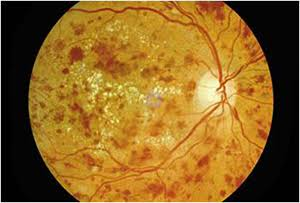
#> input picture data/real_retinal_images/confirmed_grade4_proliferative.jpg, 300 x 203 px; its folder holds only this picture in this run
$ python -i focus.py   (imports and definitions only)   (older library calls are emulated)
#> lines starting #> are read from the running program, lines starting #| are printed output that depends on the picture; after the words box and inside, x2 and y2 are one past the last pixel; in counts of white or black regions, pixels touching at a corner belong together
### image_quality/io.py
"""Image loading and preprocessing utilities for retinal fundus images."""

from pathlib import Path
from typing import Dict, Tuple, Union, Any, Optional
import numpy as np
from PIL import Image

try:
    import cv2
except ImportError:
    cv2 = None


def is_opencv_available() -> bool:
    """Check if OpenCV (cv2) is installed and available."""
    return cv2 is not None


def load_raw_image(image_path: Union[str, Path]) -> np.ndarray:
    """Load a retinal fundus image from disk as an RGB uint8 NumPy array.

    Uses OpenCV if available, falling back to PIL.

    Args:
        image_path: Path to the image file.

    Returns:
        np.ndarray: Loaded image in RGB format with shape (H, W, 3) and dtype uint8.

    Raises:
        FileNotFoundError: If the file does not exist.
        ValueError: If image file cannot be read or decoded.
    """
    path = Path(image_path)
    if not path.is_file():
        raise FileNotFoundError(f"Image not found at: {path}")

    # Primary path: OpenCV
    if cv2 is not None:
        bgr = cv2.imread(str(path))
#> bgr is the input picture: shape (203, 300, 3); mean B, G, R 34.9, 101, 141.1
        if bgr is not None:
            return cv2.cvtColor(bgr, cv2.COLOR_BGR2RGB)

    # Fallback / PIL path
    try:
        with Image.open(path) as pil_img:
            return np.array(pil_img.convert("RGB"), dtype=np.uint8)
    except Exception as exc:
        raise ValueError(f"Cannot read/decode image: {path}") from exc


def crop_black_borders(image: np.ndarray, tol: int = 10) -> np.ndarray:
    """Crop uninformative black background borders around the retinal fundus circle.

    Replicates the border-cropping logic from the Diabetic Retinopathy classifier pipeline.

    Args:
        image: RGB image array.
        tol: Threshold intensity below which pixels are treated as black background.

    Returns:
        np.ndarray: Cropped RGB image array.
    """
#> called with tol = 10
    if image.ndim == 2:
        gray = image
    elif image.shape[2] == 3:
        if cv2 is not None:
            gray = cv2.cvtColor(image, cv2.COLOR_RGB2GRAY)
        else:
            gray = np.dot(image[..., :3], [0.2989, 0.5870, 0.1140]).astype(np.uint8)
    else:
        raise ValueError(f"Unexpected image shape: {image.shape}")

    mask = gray > tol
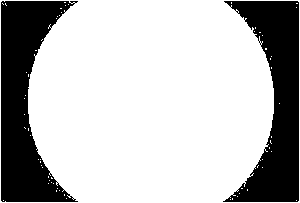
#> mask: shape (203, 300) bool; 73.3% white; 2 black regions, box (x1, y1, x2, y2) and area: (1, 1, 78, 202) 8338, (223, 1, 299, 202) 7947
    coords = np.argwhere(mask)
#> coords = 44615 pairs, first value 0 to 202, second value 0 to 299

    if coords.size > 0:
        y0, x0 = coords.min(axis=0)
#> y0 = 0; x0 = 0
        y1, x1 = coords.max(axis=0) + 1
#> y1 = 203; x1 = 300
        if (y1 - y0) > 0 and (x1 - x0) > 0:
            return image[y0:y1, x0:x1]

    return image


def preprocess_image(
    image_or_path: Union[str, Path, np.ndarray],
    target_size: Tuple[int, int] = (384, 384),
    crop_borders: bool = True,
) -> np.ndarray:
    """Preprocess a retinal fundus image matching the project's EfficientNetB3 classifier pipeline.

    1. Loads image (if path provided).
    2. Crops non-retinal black borders (optional, default True).
    3. Resizes to target_size (width, height) using INTER_AREA (OpenCV) or BOX (PIL).
    4. Casts to float32 retaining [0, 255] range for EfficientNet compatibility.

    Args:
        image_or_path: Image path or loaded RGB NumPy array.
        target_size: Target (width, height) resolution (default: (384, 384)).
        crop_borders: Whether to crop black background borders.

    Returns:
        np.ndarray: Preprocessed float32 image array of shape (target_size[1], target_size[0], 3).
    """
    if isinstance(image_or_path, (str, Path)):
        image = load_raw_image(image_or_path)
    else:
        image = image_or_path.copy()

    if crop_borders:
        image = crop_black_borders(image)

    target_w, target_h = target_size

    if cv2 is not None:
        resized = cv2.resize(image, (target_w, target_h), interpolation=cv2.INTER_AREA)
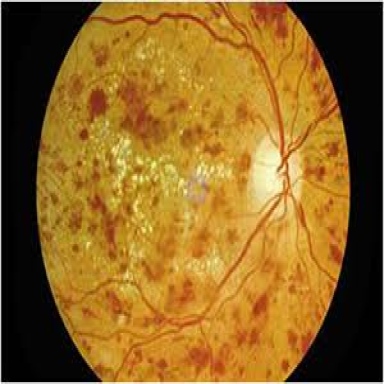
#> resized: shape (384, 384, 3); mean R, G, B 141, 101, 34.8
    else:
        pil_img = Image.fromarray(image)
        resample = getattr(Image.Resampling, "BOX", Image.BILINEAR)
        resized = np.array(pil_img.resize((target_w, target_h), resample=resample))

    return resized.astype(np.float32)
#> returned value: shape (384, 384, 3) float32


# [27 lines left out: function get_image_metadata, not called in this run]

### image_quality/focus.py
"""Focus and blur assessment module for retinal fundus images.

Provides deterministic sharpness measurements using:
1. Masked Variance of Laplacian (VoL) on the retinal foreground (Green channel).
2. Masked Tenengrad gradient energy (Sobel gradient magnitude).
3. Log-logistic normalization to a calibrated 0-100 scale.
4. Categorization into Sharp, Borderline, or Blurry based on engineering baselines.

NOTE: Baseline thresholds are initial heuristic engineering baselines derived from observed
retinal fundus distributions in this project, pending formal clinical ophthalmology validation.
"""

from pathlib import Path
from typing import Dict, Any, Union, Optional, Tuple
import numpy as np

try:
    import cv2
except ImportError:
    cv2 = None

from image_quality.io import load_raw_image, preprocess_image

# Engineering baseline thresholds (unvalidated clinically)
ENGINEERING_BLURRY_THRESHOLD = 25.0    # Normalized score below which image is flagged Blurry
ENGINEERING_SHARP_THRESHOLD = 50.0     # Normalized score at/above which image is flagged Sharp
DEFAULT_LOG_MIDPOINT = 100.0           # Midpoint parameter for log-logistic normalization (LapVar ~ 100)
DEFAULT_LOG_SLOPE = 2.0                # Logistic slope parameter


# [251 lines left out: functions extract_analysis_channel, compute_foreground_mask, compute_laplacian_map, compute_sobel_gradients, normalize_focus_score, classify_focus and 1 more, not called in this run]
#> in compute_foreground_mask, `gray = cv2.cvtColor(image.astype(np.uint8), cv2.COLOR_RGB2GRAY)`:
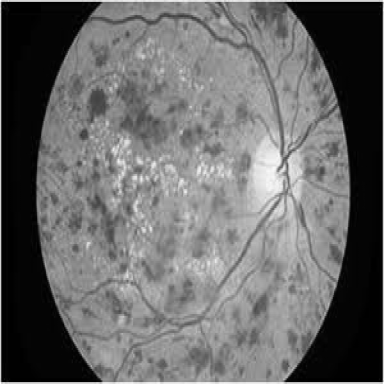
#> gray: shape (384, 384); min 0, max 255, mean 105.4
#> in compute_foreground_mask, `mask = gray > tol`:
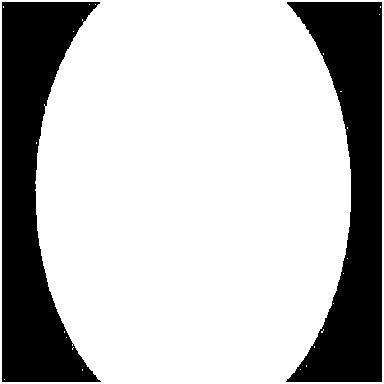
#> mask: shape (384, 384) bool; 73.4% white; 2 black regions, box (x1, y1, x2, y2) and area: (2, 2, 101, 382) 20113, (286, 2, 382, 382) 19161
    fg_pixels = int(np.sum(mask))
    total_pixels = int(mask.size)
    fg_fraction = float(fg_pixels / total_pixels) if total_pixels > 0 else 1.0

    # 4. Extract analysis channel
    analysis_channel = extract_analysis_channel(eval_img_u8, channel=channel)

    # 5. Compute Laplacian Variance
    lap_map = compute_laplacian_map(analysis_channel)
    if fg_pixels > 0:
        raw_lap_var = float(np.var(lap_map[mask]))
    else:
        raw_lap_var = float(np.var(lap_map))

    # 6. Compute Tenengrad Gradient Energy (Complementary 1st-derivative metric)
    gx, gy = compute_sobel_gradients(analysis_channel)
    grad_sq = gx**2 + gy**2
    if fg_pixels > 0:
        tenengrad_energy = float(np.mean(grad_sq[mask]))
    else:
        tenengrad_energy = float(np.mean(grad_sq))

    # 7. Normalize score and classify
    norm_score = normalize_focus_score(raw_lap_var, midpoint=DEFAULT_LOG_MIDPOINT, slope=DEFAULT_LOG_SLOPE)
    decision = classify_focus(norm_score, blurry_threshold=blurry_threshold, sharp_threshold=sharp_threshold)

    return {
        "image_path": image_path_str,
        "raw_metric": round(raw_lap_var, 4),
        "tenengrad_energy": round(tenengrad_energy, 4),
        "normalized_score": norm_score,
        "decision": decision,
        "diagnostics": {
            "channel_used": channel,
            "resolution_evaluated": [int(eval_img_u8.shape[1]), int(eval_img_u8.shape[0])],
            "foreground_pixels": fg_pixels,
            "total_pixels": total_pixels,
            "foreground_fraction": round(fg_fraction, 4),
            "laplacian_min": round(float(np.min(lap_map)), 2),
            "laplacian_max": round(float(np.max(lap_map)), 2),
            "tenengrad_mean": round(tenengrad_energy, 2),
        },
        "thresholds": {
            "blurry_threshold": blurry_threshold,
            "sharp_threshold": sharp_threshold,
            "log_midpoint": DEFAULT_LOG_MIDPOINT,
            "log_slope": DEFAULT_LOG_SLOPE,
            "status": "engineering_baseline_not_clinically_validated",
            "clinical_validation": False,
        },
    }

>>> result = assess_focus('../data/real_retinal_images/confirmed_grade4_proliferative.jpg')
#> in assess_focus, `fg_pixels = int(np.sum(mask))`: fg_pixels = 108182
#> in assess_focus, `fg_fraction = float(fg_pixels / total_pixels) if total_pixels > 0 else..`: fg_fraction = 0.734
#> in compute_laplacian_map, `return cv2.Laplacian(arr, cv2.CV_64F)`:
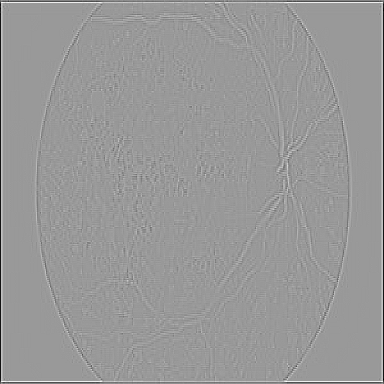
#> returned value: shape (384, 384) float64; min -344, max 228, mean -0.9; drawn with min black and max white
#> in assess_focus, `raw_lap_var = float(np.var(lap_map[mask]))`: raw_lap_var = 1093.4
#> in compute_sobel_gradients, `gy = cv2.Sobel(arr, cv2.CV_64F, 0, 1, ksize=3)`:
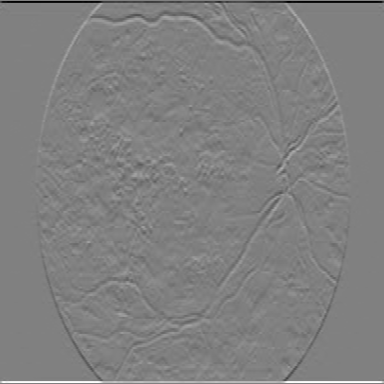
#> gy: shape (384, 384) float64; min -883, max 868, mean 0.1; drawn with min black and max white
#> in assess_focus, `grad_sq = gx**2 + gy**2`:
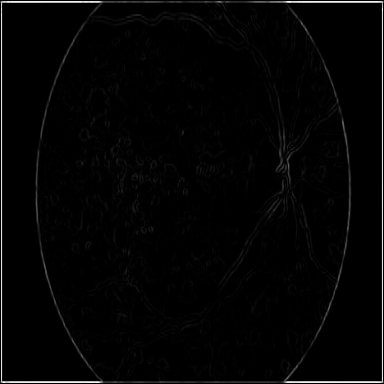
#> grad_sq: shape (384, 384) float64; min 0, max 779714, mean 13953; drawn with min black and max white
#> in assess_focus, `tenengrad_energy = float(np.mean(grad_sq[mask]))`: tenengrad_energy = 16373
#> in normalize_focus_score, `val = float(raw_metric)`: val = 1093.4
#> in normalize_focus_score, `log_val = np.log10(val)`: log_val = 3.04
#> in normalize_focus_score, `z = slope * (log_val - log_mid)`: z = 2.08
#> in normalize_focus_score, `score = 100.0 / (1.0 + np.exp(-z_clipped))`: score = 88.87
#> in assess_focus, `decision = classify_focus(norm_score, blurry_threshold=blurry_threshol..`: decision = 'Sharp'
#> result = 7 items

$ run again, on data/real_retinal_images/aptos_eval_6959267_grade3.png
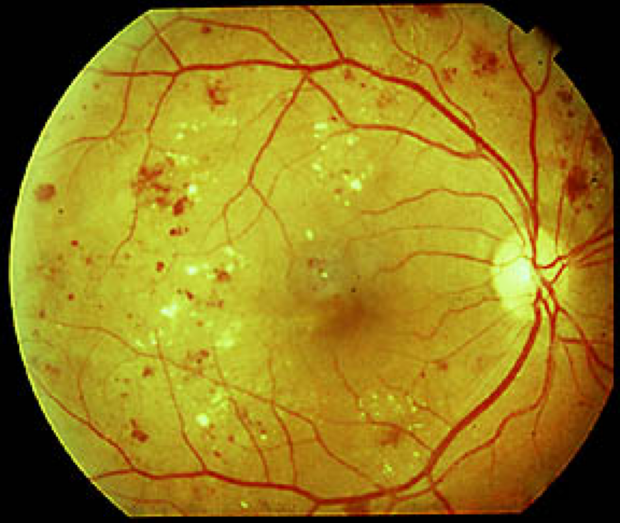
#> input picture data/real_retinal_images/aptos_eval_6959267_grade3.png, 620 x 527 px
#> in load_raw_image, bgr is the input picture: shape (527, 620, 3); mean B, G, R 30, 128.1, 151.6
#> in crop_black_borders, `mask = gray > tol`:
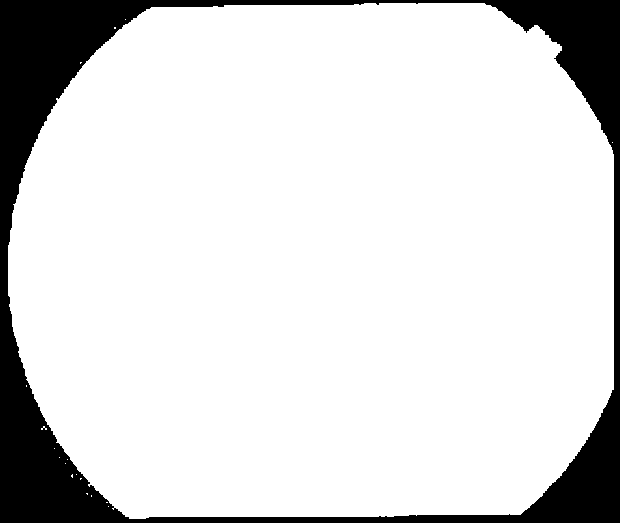
#> mask: shape (527, 620) bool; 85.9% white; 1 black region, box (x1, y1, x2, y2) and area: (0, 0, 620, 523) 46090
#> coords = 280650 pairs, first value 3 to 526, second value 0 to 619
#> y0 = 3; x0 = 0
#> y1 = 527; x1 = 620
#> fg_pixels = 127392
#> fg_fraction = 0.864
#> raw_lap_var = 487.3
#> in assess_focus, `grad_sq = gx**2 + gy**2`:
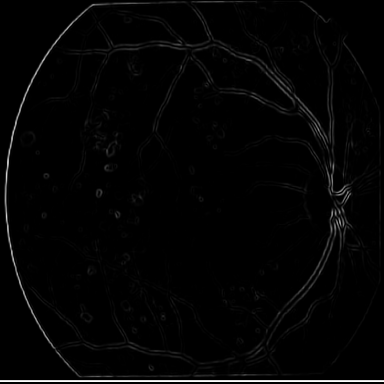
#> grad_sq: shape (384, 384) float64; min 0, max 1040400, mean 18080.3; drawn with min black and max white
#> tenengrad_energy = 17861.4
#> val = 487.3
#> log_val = 2.69
#> z = 1.38
#> score = 79.83
#> decision = 'Sharp'
#> result = 7 items
